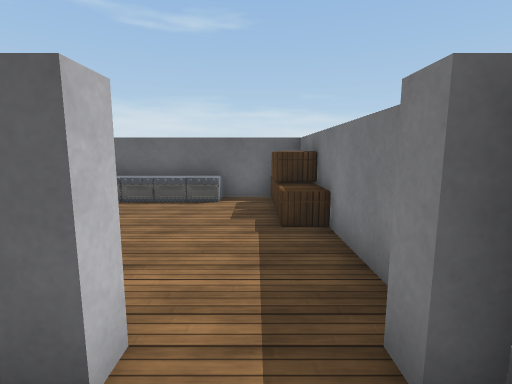
View 1 (above)

12 first-person views from a walk through a Unity game level. The camera is 1.5 m above the floor, tilts 8° down and sees 85° across. The floor is counted in squares, 1 m on a side. Each view is taken from the middle of a square. On the plan, view 1 faces up. The plan holds only what a view shows up to about 14 squares ahead; the rest is blank. Surface patterns are stand-ins for the level's own textures.

View 2
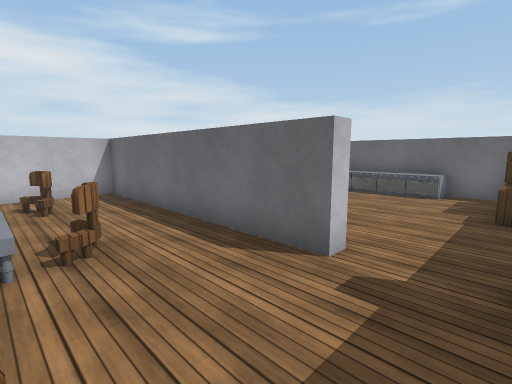

View 3
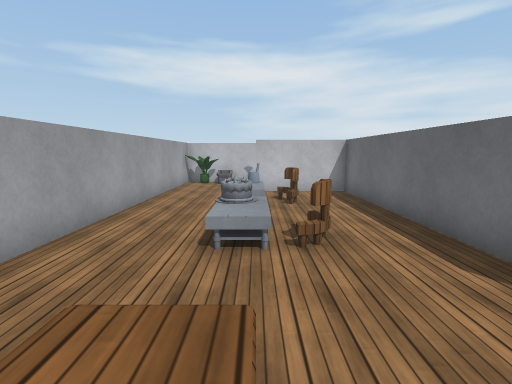

View 4
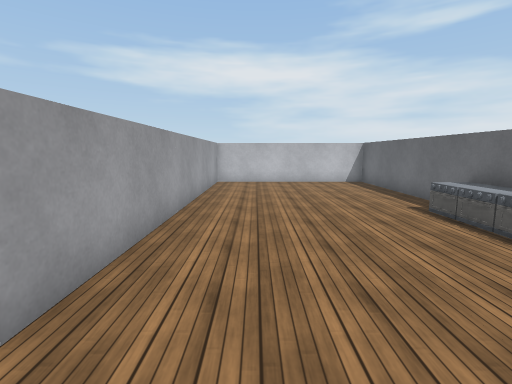

View 5
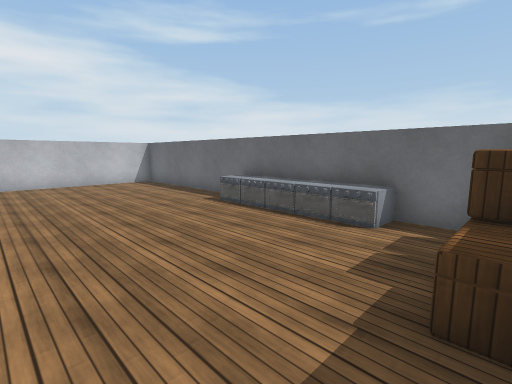

View 6
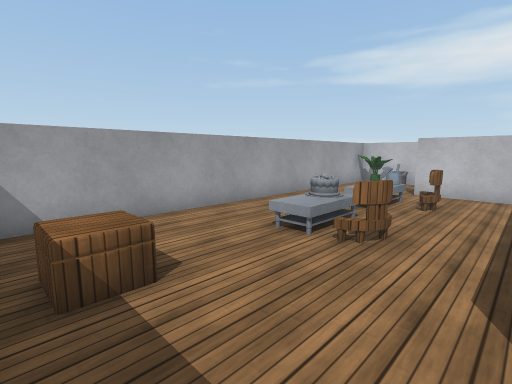

View 7
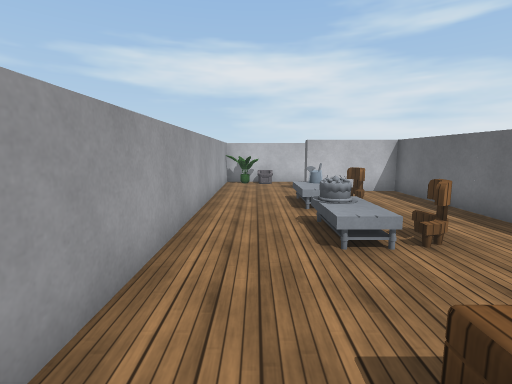

View 8
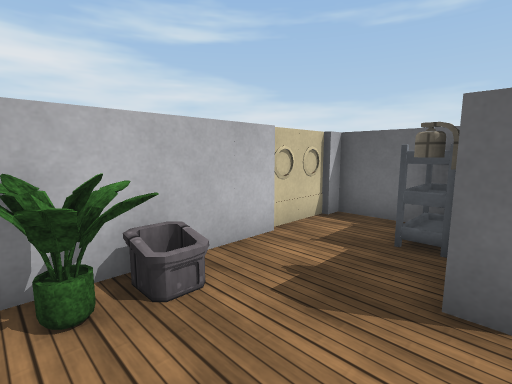

View 9
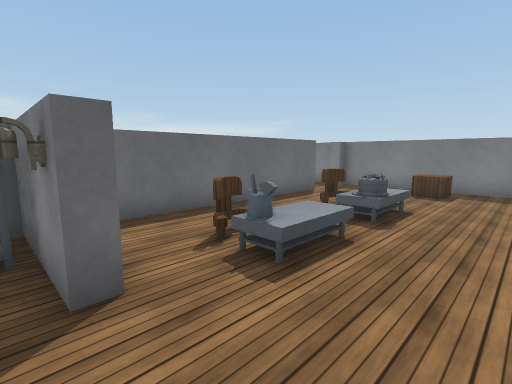

View 10
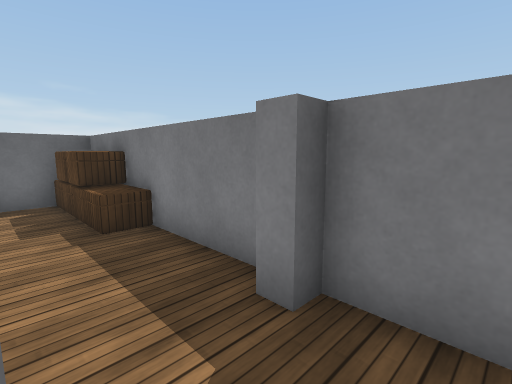

View 11
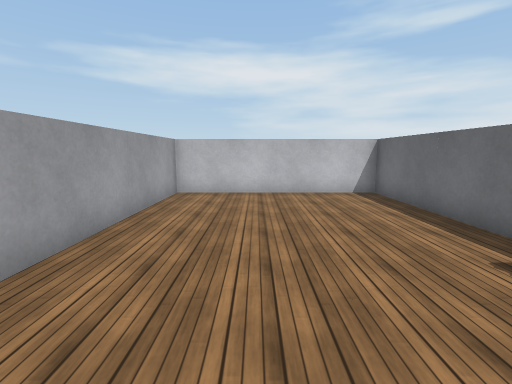

View 12
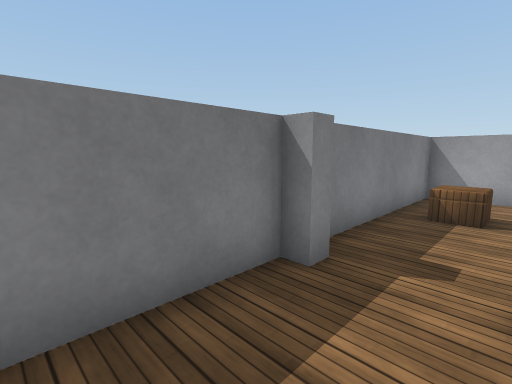

### Floor plan
Points are (right, up) in squares from view 1. A wall is a line through its corners. A room is listed if a view was taken in it or the views show most of it. See-through windows are left out.
Room 1 (views 1, 2, 3, 6, 7, 8, 9, 10)
walls: (-10.5, -1.7) (-11, -1.6); (-1, 1.5) (-10, 1.5) (-10, -2) (-10.5, -2) (-10.5, 1.5) (-13.5, 1.5) (-13.5, 1); (-13.5, -1) (-13.5, -5); (-13, -5.5) (1.5, -5.5) (1.5, 1.5) (1, 1.5); (-13.7, 1.1) (-13.7, -0.9)
ways out: opening at (0.5, 2) to room 2
objects: other object (-13, -5); other object (-13, -4); other object (-11, 0) to (-11, 1); other object (-8, -2); other object (-8, -1) to (-7, -1); other object (-4, -1) to (-3, -1); other object (0, -3) to (0, -2)
Room 2 (views 4, 5, 11, 12)
walls: (1, 1.5) (1, 2) (1.5, 2) (1.5, 9.5) (-13.5, 9.5) (-13.5, 2) (-1, 2) (-1, 1.5)
ways out: opening at (0.5, 2) to room 1
objects: other object (-6, 9); other object (-5, 9); other object (-4, 9); other object (-3, 9); other object (-2, 9) to (-1, 9); other object (1, 6); other object (1, 7); other object (1, 8); other object (1, 9)

Positions as (right, up) in squares from view 1, and headings:
1: (0, 0), facing up
2: (1, -2), facing up-left
3: (1, -2), facing left
4: (1, 4), facing left
5: (1, 3), facing up-left
6: (1, 1), facing down-left
7: (1, -4), facing left
8: (-10, -5), facing up-left
9: (-11, -5), facing up-right
10: (-1, 0), facing up-right
11: (-3, 5), facing left
12: (-1, 5), facing down-right
